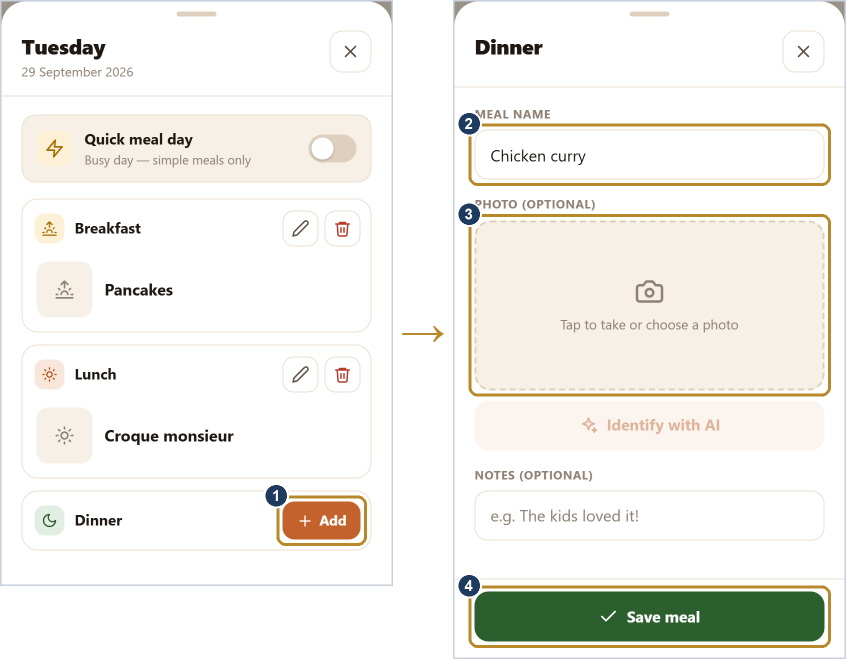
#> input picture manual/figures/fig_add_meal.png, 1692 x 1318 px, given in place of week.png, which was not available (shown at 1/2 size)
$ python make_showcase.py
#> lines starting #> are read from the running program, lines starting #| are printed output that depends on the picture
"""Builds the Meal Planner showcase for hanstandt.be: 5 phone screens per language, no markers.

Source: the raw screenshots made by manual/figures/shoot.mjs (sample data only, "today" frozen),
so run that first for each language:  node manual/figures/shoot.mjs <en|fr|nl|de>
Run:  py Showcase/make_showcase.py   -> Showcase/<LANG>/NN_Name.png + .webp, and 00_Overview.png
"""
from pathlib import Path
from PIL import Image

HERE = Path(__file__).parent
RAW = HERE.parent / "manual" / "figures" / "raw"
SCREENS = [("01_Week", "week"), ("02_AI_week_plan", "plan"), ("03_Shopping_list", "shop"),
           ("04_Choose_your_AI", "aikey"), ("05_Lock_screen", "lock")]
FRAME = (200, 208, 220)
WEB_WIDTH = 640           # gallery images on the site are 50-85 KB; this keeps a phone screen near that

for lang in ("en", "fr", "nl", "de"):
    out = HERE / lang.upper()
    out.mkdir(exist_ok=True)
    tiles = []
    for name, raw in SCREENS:
        im = Image.open(RAW / lang / f"{raw}.png").convert("RGB")
#> im is the input picture: PIL image 1692x1318 RGB; mean R, G, B 242, 240.7, 235.6
        framed = Image.new("RGB", (im.width + 4, im.height + 4), FRAME)
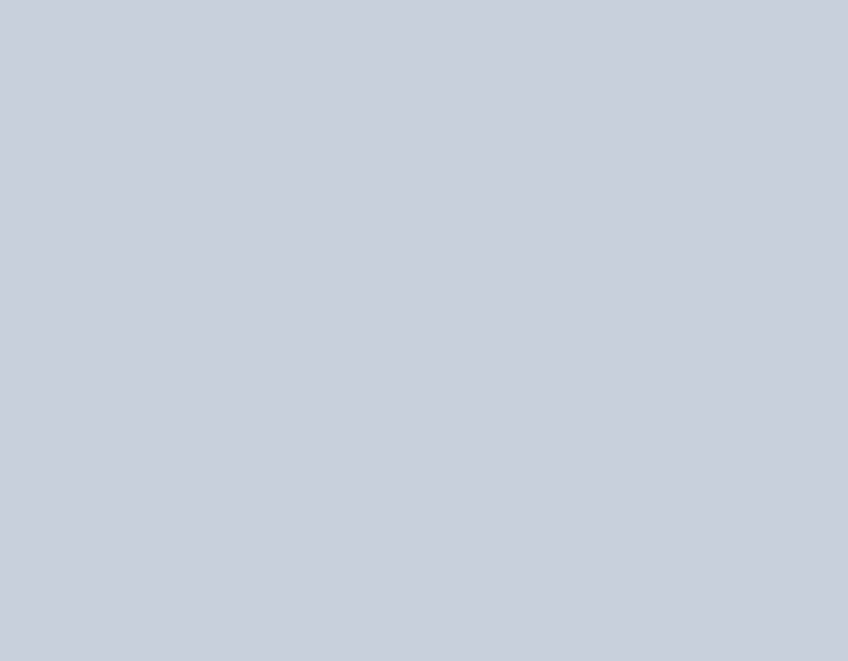
#> framed: PIL image 1696x1322 RGB (shown at 1/2 size); mean R, G, B 200, 208, 220
        framed.paste(im, (2, 2))
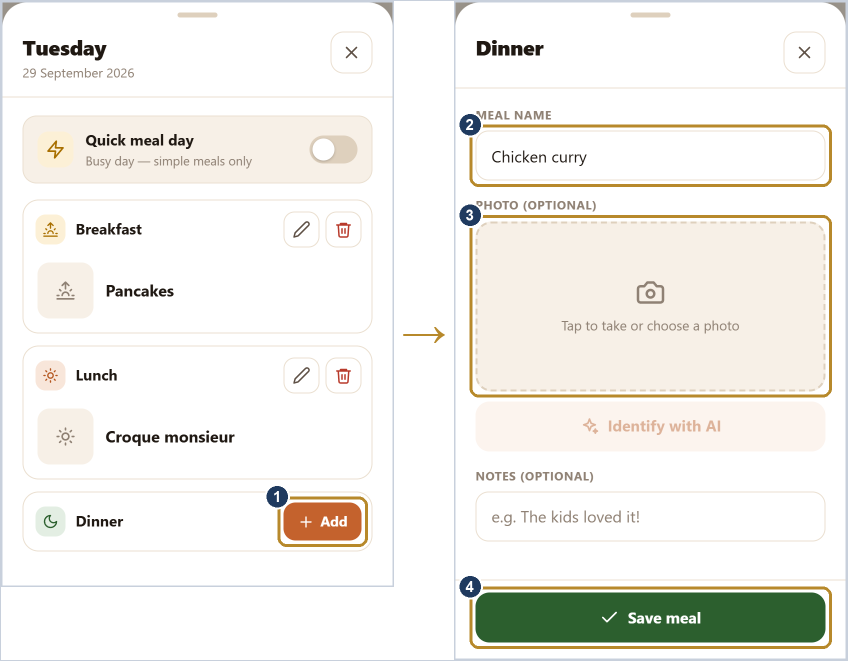
#> framed: PIL image 1696x1322 RGB (shown at 1/2 size); mean R, G, B 241.8, 240.5, 235.5
        framed.save(out / f"{name}.png", optimize=True)
        web = framed.resize((WEB_WIDTH, round(framed.height * WEB_WIDTH / framed.width)), Image.LANCZOS)
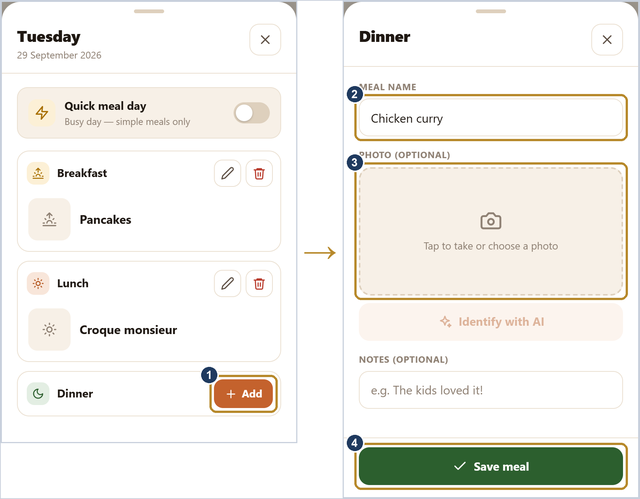
#> web: PIL image 640x499 RGB; mean R, G, B 241.5, 240.3, 235.2
#> (the run stopped early here; a loop or call above may not have finished)

$ run again, on manual/figures/de/fig_day.png
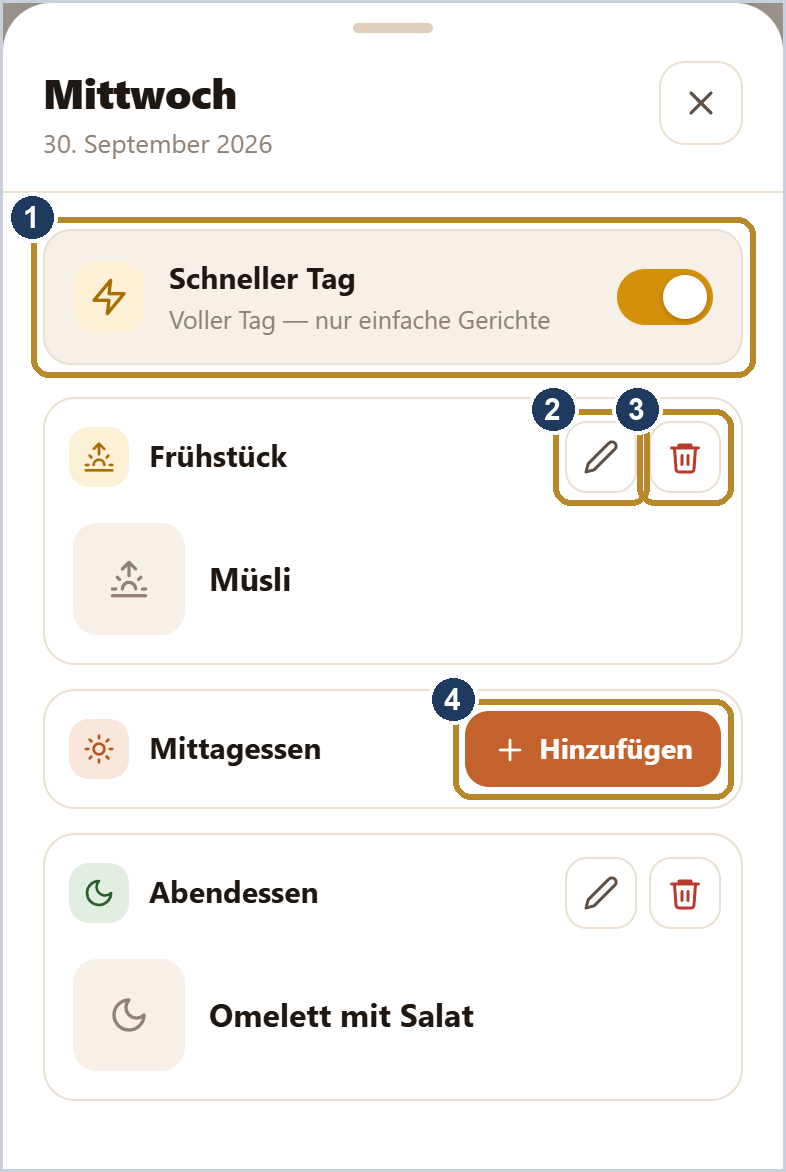
#> input picture manual/figures/de/fig_day.png, 786 x 1172 px, given in place of week.png, which was not available
#> im is the input picture: PIL image 786x1172 RGB; mean R, G, B 244.9, 240.8, 236.1
#> `framed.paste(im, (2, 2))`:
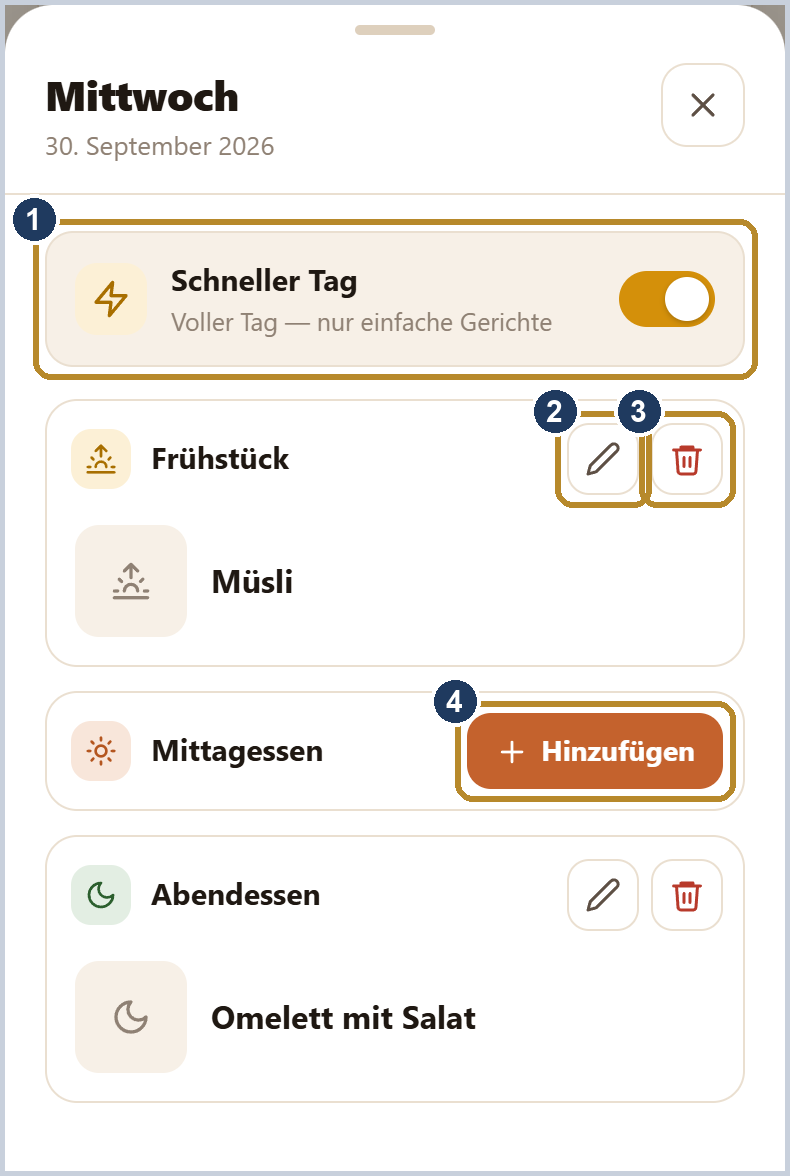
#> framed: PIL image 790x1176 RGB; mean R, G, B 244.6, 240.5, 236
